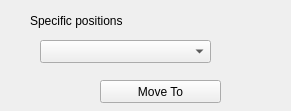
  <widget class="PyDMFrame" name="PyDMFrame_2">
   <property name="geometry">
    <rect>
     <x>250</x>
     <y>70</y>
     <width>291</width>
     <height>111</height>
    </rect>
   </property>
   <property name="palette">
    <palette>
     <active/>
     <inactive/>
     <disabled/>
    </palette>
   </property>
   <property name="toolTip">
    <string/>
   </property>
   <property name="whatsThis">
    <string>
    QFrame with support for alarms
    This class inherits from QFrame and PyDMWidget.

    Parameters
    ----------
    parent : QWidget
        The parent widget for the Label
    init_channel : str, optional
        The channel to be used by the widget.
    </string>
   </property>
   <property name="autoFillBackground">
    <bool>false</bool>
   </property>
   <widget class="QLabel" name="label">
    <property name="geometry">
     <rect>
      <x>30</x>
      <y>10</y>
      <width>181</width>
      <height>21</height>
     </rect>
    </property>
    <property name="text">
     <string>Specific positions</string>
    </property>
   </widget>
   <widget class="PyDMEnumComboBox" name="PyDMEnumComboBox">
    <property name="geometry">
     <rect>
      <x>40</x>
      <y>40</y>
      <width>171</width>
      <height>23</height>
     </rect>
    </property>
    <property name="toolTip">
     <string/>
    </property>
    <property name="whatsThis">
     <string>
    A QComboBox with support for Channels and more from PyDM

    Parameters
    ----------
    parent : QWidget
        The parent widget for the Label
    init_channel : str, optional
        The channel to be used by the widget.

    Signals
    -------
    send_value_signal : int, float, str, bool or np.ndarray
        Emitted when the user changes the value.
    activated : int, str
        Emitted when the user chooses an item in the combobox.
    currentIndexChanged : int, str
        Emitted when the index is changed in the combobox.
    highlighted : int, str
        Emitted when an item in the combobox popup list is highlighted
        by the user.
    </string>
    </property>
    <property name="channel" stdset="0">
     <string>ca://${P}${R}MOVE_SPECIFICPOS:Index</string>
    </property>
   </widget>
   <widget class="PyDMPushButton" name="PyDMPushButton">
    <property name="geometry">
     <rect>
      <x>100</x>
      <y>80</y>
      <width>121</width>
      <height>23</height>
     </rect>
    </property>
    <property name="toolTip">
     <string/>
    </property>
    <property name="whatsThis">
     <string>
    Basic PushButton to send a fixed value.

    The PyDMPushButton is meant to hold a specific value, and send that value
    to a channel when it is clicked, much like the MessageButton does in EDM.
    The PyDMPushButton works in two different modes of operation, first, a
    fixed value can be given to the :attr:`.pressValue` attribute, whenever the
    button is clicked a signal containing this value will be sent to the
    connected channel. This is the default behavior of the button. However, if
    the :attr:`.relativeChange` is set to True, the fixed value will be added
    to the current value of the channel. This means that the button will
    increment a channel by a fixed amount with every click, a consistent
    relative move

    Parameters
    ----------
    parent : QObject, optional
        Parent of PyDMPushButton

    label : str, optional
        String to place on button

    icon : QIcon, optional
        An Icon to display on the PyDMPushButton

    pressValue : int, float, str
        Value to be sent when the button is clicked

    relative : bool, optional
        Choice to have the button perform a relative put, instead of always
        setting to an absolute value

    init_channel : str, optional
        ID of channel to manipulate

    </string>
    </property>
    <property name="text">
     <string>Move To</string>
    </property>
    <property name="icon">
     <iconset>
      <normaloff>icons/Play_22px.png</normaloff>icons/Play_22px.png</iconset>
    </property>
    <property name="checkable">
     <bool>false</bool>
    </property>
    <property name="channel" stdset="0">
     <string>ca://${P}${R}MOVE_SPECIFICPOS.PROC</string>
    </property>
    <property name="pressValue" stdset="0">
     <string>1</string>
    </property>
   </widget>
  </widget>
